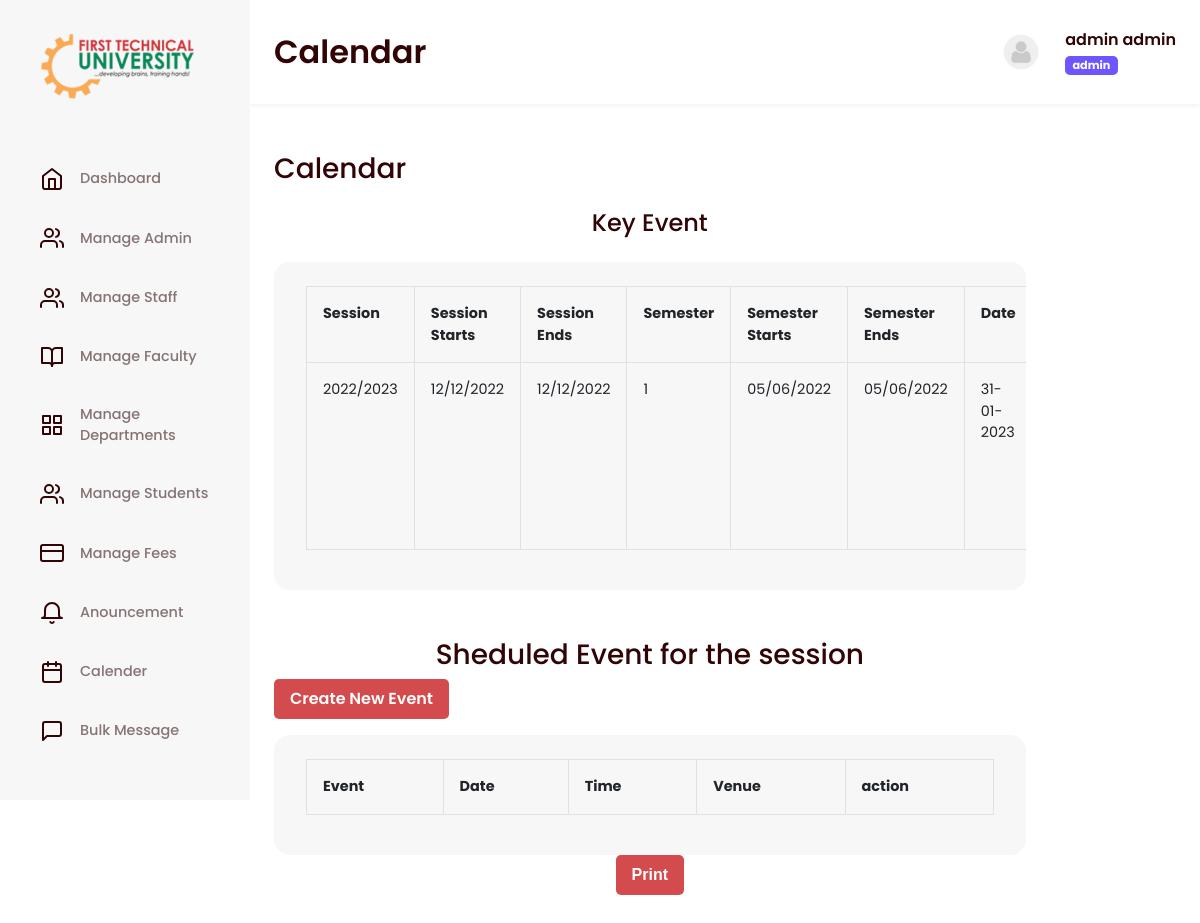
The page /admin/calendar.php (signed in) on the database its author committed.
### tables this page shows
CREATE TABLE `calender` (
  `sn` int(11) NOT NULL,
  `session` varchar(100) NOT NULL,
  `current_semester` varchar(2) NOT NULL,
  `previous_session` varchar(20) NOT NULL,
  `s_start` varchar(10) NOT NULL,
  `s_stop` varchar(10) NOT NULL,
  `t_start` varchar(10) NOT NULL,
  `t_stop` varchar(10) NOT NULL,
  `status` int(11) NOT NULL DEFAULT 0,
  `school_name` varchar(500) NOT NULL DEFAULT 'First Technical University',
  `pass_mark` int(11) NOT NULL DEFAULT 45
);

### admin/header.php (called while the page is built, shortened)
<?php include("../conn.php") ?>
<?php session_start();
$users = $_SESSION['users'];
$s1 = mysqli_query($con, "SELECT * FROM admin where username = '$users'");
$sh1 = mysqli_fetch_array($s1);
$name1 = $sh1['fname'] . " " . $sh1['lname'];
$img = $sh1['picture'];
if ($img == "") {
    $img2 = "passport/default.png";
} else {
    $img2 = $img;
}
$role = "admin";
?>
<?php include("../extras/header.php") ?>

### admin/calendar.php (the view, shortened to what this page needs)
<?php
$title = "Calendar";
include("header.php");
?>
<div class="viewbox-content">
	<div class="content">
		<div class="col-sm-10 mb-5">
			<div class="content">
				<div class="report">
					<div class="panel-body">
						<h3 class="mb-4">Calendar</h3>
					</div>
					<div class="panel-body">
						<?php
						$s2 = mysqli_query($con, "SELECT * FROM  calender ");
						$sh2 = mysqli_fetch_array($s2);
						$session = $sh2['session'];
						$semester = $sh2['current_semester'];
						$sstart = $sh2['s_start'];
						$sstop = $sh2['s_stop'];
						$tstart = $sh2['t_start'];
						$tstop = $sh2['t_stop'];
						$current_date = date("d-m-Y");
						?>
						<h4 class="text-center mb-4">Key Event</h4>
						<div class="table-responsive table-box">
							<table class="table table-bordered" id="data">
								<tr>
									<th>Session</th>
									<th>Session Starts</th>
									<th>Session Ends</th>
									<th>Semester</th>
									<th>Semester Starts</th>
									<th>Semester Ends</th>
									<th>Date</th>
								</tr>
								<tr>
									<td>
										<?php echo $session ?>
									</td>
									<td> <?php echo $sstart ?></td>
									<td>
										<?php echo $sstop ?>
									</td>
									<td><?php echo $semester ?></td>
									<td>
										<?php echo $tstart ?>
									</td>
									<td><?php echo $tstop ?></td>
									<td>
										<?php
										echo $current_date; ?>
									</td>
								</tr>
							</table>
						</div>
						<div id="opo" class="mt-5">
							<h3 class="text-center">Sheduled Event for the session</h3>
							<p class="text-right"><a href="#" data-bs-toggle="modal" data-bs-target="#bs-example-modal-sms"
									class="btn btn-pink mb-3"><span class="glyphicon glyphicon-plus"></span> Create New
									Event
								</a></p>
							<div class="table-responsive table-box">
								<table class="table table-bordered" id="data">
									<tr>
										<th>Event</th>
										<th>Date</th>
										<th>Time</th>
										<th>Venue</th>
										<th>action</th>
									</tr>
								</table>
							</div>
							<p class="text-center"><button class="btn btn-pink" type="button"
									onclick="window.print()"><span class="glyphicon glyphicon-print"></span>
									Print</button></p>
						</div>
					</div>
				</div>
			</div>
		</div>
	</div>
</div>
<?php include("../extras/footer.php") ?>

### extras/body.php (shortened to what this page needs)
<body>
    <main id="super-box">
        <?php include("navbar.php") ?>
        <section class="viewbox">
            <div class="viewbox-nav">
                <h1>
                    <?= $title ?>
                </h1>
                <div id="droppy" class="dropdown">
                    <div class="profile-bar dropdown-toggle" type="button" id="dropdownMenuButton1"
                        data-bs-toggle="dropdown" aria-expanded="false">
                        <div class="image">
                            <img src="<?= $img2 ?>" alt="">
                        </div>
                        <div class="content">
                            <p>
                                <?= $name1 ?>
                            </p>
                            <span class="badge bg-secondary"><?= $role ?></span>
                        </div>
                    </div>
                </div>
            </div>

### assets/css/style.css (style rules this page uses)
body { font-family: 'Poppins', sans-serif !important; color: #310405 !important; }
h1 { font-weight: 600 !important; }
p { margin-bottom: 0 !important; }
.panel-body { margin-bottom: 1.5rem; }
.btn-pink { background-color: #d44b4e !important; color: #fff !important; border: none !important; padding: .5rem 1rem !important; border-radius: 5px !important; font-weight: 600 !important; transition: .3s !important; }
#super-box { display: flex; align-items: flex-start; min-height: 100vh; width: 100%; overflow-x: hidden; background-color: white; position: relative; }
#super-box nav, #super-box section.viewbox { min-height: 100vh; transition: .3s; overflow: hidden; }
#super-box .viewbox { width: calc(100% - 250px); margin-left: 250px; }
.viewbox .viewbox-nav, .viewbox .viewbox-content { padding: .7rem 1.5rem; }
.viewbox .viewbox-nav { display: flex; align-items: center; box-shadow: 0px 2px 4px rgba(0, 0, 0, 0.05); }
.viewbox .viewbox-nav h1 { margin-right: auto; }
.viewbox .viewbox-nav .profile-bar { display: flex; align-content: center; }
.viewbox .viewbox-nav .profile-bar .content p { margin-bottom: .3rem; font-weight: 600; }
.viewbox .viewbox-nav .profile-bar .content span { font-size: .7rem !important; background: #6D55FF !important; border-radius: 5px; }
.viewbox .viewbox-nav .profile-bar .image { width: 40px; height: 100%; overflow: hidden; display: flex; align-items: center; justify-content: center; margin: auto 0; margin-right: 1.5rem; }
.viewbox .viewbox-nav .profile-bar .image img { width: 40px; height: 40px; border-radius: 50%; display: block; margin: 0 auto; }
#droppy .profile-bar::after { opacity: 0; display: none; }
.viewbox .viewbox-content { padding-top: 3rem; max-width: 1400px; }
.table-box { padding: 24px 32px; gap: 16px; background: #F7F7F7; border-radius: 16px; width: 100%; overflow-x: scroll; }
.table>:not(:last-child)>:last-child>* { border-bottom-color: inherit !important; }
.table>:not(caption)>*>* { padding: 1rem !important; font-size: .9rem; }

### rows shown on the page
calender: session "2022/2023", s_start "12/12/2022", s_stop "12/12/2022", current_semester "1", t_start "05/06/2022", t_stop "05/06/2022"

### other values the page prints
$item['name'] "Dashboard"
$item['name'] "Manage Admin"
$item['name'] "Manage Staff"
$item['name'] "Manage Faculty"
$item['name'] "Manage Departments"
$item['name'] "Manage Students"
$item['name'] "Manage Fees"
$item['name'] "Anouncement"
$item['name'] "Calender"
$item['name'] "Bulk Message"
$title "Calendar"
$name1 "admin admin"
$role "admin"
